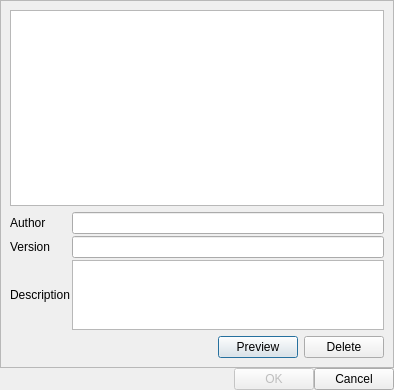
<?xml version="1.0" encoding="UTF-8"?>
<ui version="4.0">
 <class>QSkinConfigureDialog</class>
 <widget class="QDialog" name="QSkinConfigureDialog">
  <property name="geometry">
   <rect>
    <x>0</x>
    <y>0</y>
    <width>394</width>
    <height>390</height>
   </rect>
  </property>
  <property name="sizePolicy">
   <sizepolicy hsizetype="Fixed" vsizetype="Fixed">
    <horstretch>0</horstretch>
    <verstretch>0</verstretch>
   </sizepolicy>
  </property>
  <property name="windowTitle">
   <string>Configure Skin</string>
  </property>
  <property name="autoFillBackground">
   <bool>true</bool>
  </property>
  <layout class="QGridLayout" name="gridLayout">
   <property name="margin">
    <number>0</number>
   </property>
   <property name="spacing">
    <number>0</number>
   </property>
   <item row="0" column="0">
    <widget class="QFrame" name="frame">
     <property name="sizePolicy">
      <sizepolicy hsizetype="Expanding" vsizetype="Expanding">
       <horstretch>0</horstretch>
       <verstretch>0</verstretch>
      </sizepolicy>
     </property>
     <property name="frameShape">
      <enum>QFrame::StyledPanel</enum>
     </property>
     <property name="frameShadow">
      <enum>QFrame::Raised</enum>
     </property>
     <layout class="QGridLayout" name="gridLayout_4">
      <item row="7" column="0" colspan="2">
       <layout class="QGridLayout" name="gridLayout_5">
        <item row="0" column="0">
         <spacer name="horizontalSpacer_2">
          <property name="orientation">
           <enum>Qt::Horizontal</enum>
          </property>
          <property name="sizeHint" stdset="0">
           <size>
            <width>40</width>
            <height>20</height>
           </size>
          </property>
         </spacer>
        </item>
        <item row="0" column="1">
         <widget class="QPushButton" name="pushButtonPreview">
          <property name="text">
           <string>Preview</string>
          </property>
         </widget>
        </item>
        <item row="0" column="2">
         <widget class="QPushButton" name="pushButtonDelete">
          <property name="text">
           <string>Delete</string>
          </property>
         </widget>
        </item>
       </layout>
      </item>
      <item row="2" column="0" colspan="2">
       <layout class="QGridLayout" name="gridLayout_6">
        <property name="spacing">
         <number>2</number>
        </property>
        <item row="0" column="0">
         <widget class="QLabel" name="label">
          <property name="text">
           <string>Author</string>
          </property>
         </widget>
        </item>
        <item row="0" column="1">
         <widget class="QLineEdit" name="lineEditAuthor">
          <property name="readOnly">
           <bool>true</bool>
          </property>
         </widget>
        </item>
        <item row="1" column="0">
         <widget class="QLabel" name="label_2">
          <property name="text">
           <string>Version</string>
          </property>
         </widget>
        </item>
        <item row="1" column="1">
         <widget class="QLineEdit" name="lineEditVersion">
          <property name="readOnly">
           <bool>true</bool>
          </property>
         </widget>
        </item>
        <item row="2" column="0">
         <widget class="QLabel" name="label_3">
          <property name="text">
           <string>Description</string>
          </property>
         </widget>
        </item>
        <item row="2" column="1">
         <widget class="QPlainTextEdit" name="plainTextEditDescription">
          <property name="sizePolicy">
           <sizepolicy hsizetype="Expanding" vsizetype="Fixed">
            <horstretch>0</horstretch>
            <verstretch>0</verstretch>
           </sizepolicy>
          </property>
          <property name="maximumSize">
           <size>
            <width>16777215</width>
            <height>70</height>
           </size>
          </property>
          <property name="textInteractionFlags">
           <set>Qt::TextSelectableByKeyboard|Qt::TextSelectableByMouse</set>
          </property>
         </widget>
        </item>
       </layout>
      </item>
      <item row="1" column="0" colspan="2">
       <widget class="QListWidget" name="listWidgetSkins"/>
      </item>
     </layout>
    </widget>
   </item>
   <item row="1" column="0">
    <layout class="QGridLayout" name="gridLayout_2">
     <item row="0" column="2">
      <widget class="QPushButton" name="pushButtonCancel">
       <property name="text">
        <string>Cancel</string>
       </property>
      </widget>
     </item>
     <item row="0" column="1">
      <widget class="QPushButton" name="pushButtonOK">
       <property name="enabled">
        <bool>false</bool>
       </property>
       <property name="text">
        <string>OK</string>
       </property>
      </widget>
     </item>
     <item row="0" column="0">
      <spacer name="horizontalSpacer">
       <property name="orientation">
        <enum>Qt::Horizontal</enum>
       </property>
       <property name="sizeHint" stdset="0">
        <size>
         <width>40</width>
         <height>20</height>
        </size>
       </property>
      </spacer>
     </item>
    </layout>
   </item>
  </layout>
 </widget>
 <resources/>
 <connections>
  <connection>
   <sender>pushButtonCancel</sender>
   <signal>clicked()</signal>
   <receiver>QSkinConfigureDialog</receiver>
   <slot>close()</slot>
   <hints>
    <hint type="sourcelabel">
     <x>334</x>
     <y>299</y>
    </hint>
    <hint type="destinationlabel">
     <x>196</x>
     <y>166</y>
    </hint>
   </hints>
  </connection>
 </connections>
</ui>
